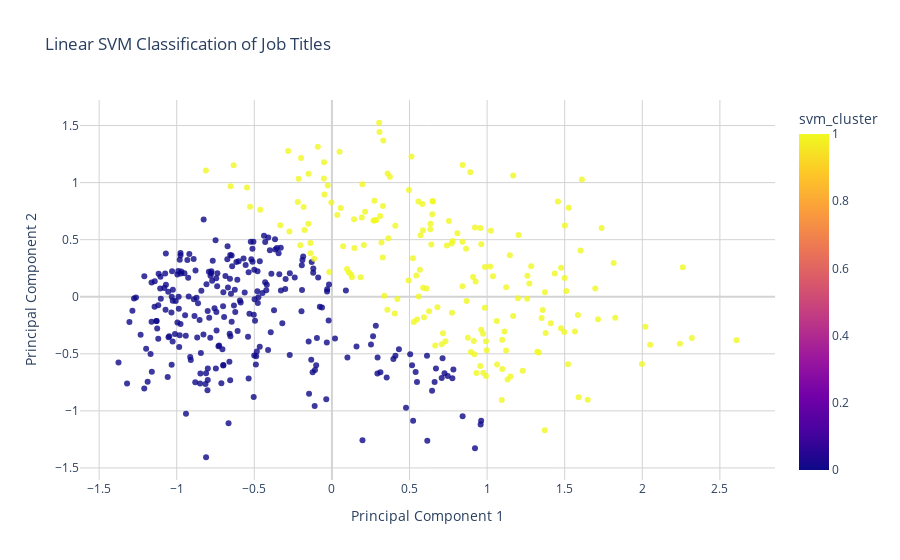

The notebook cell saved with this chart:
### Code cell
import pandas as pd
import numpy as np
from sklearn.svm import SVC
import plotly.express as px

# Assuming 'gendered_words' DataFrame is already defined with 'pc1', 'pc2', 'gender_binary', 'word'

# Prepare the data
X = gendered_words[['pc1', 'pc2']]
y = gendered_words['gender_binary']

# Train a linear SVM
svm = SVC(kernel='linear', C=1.0, random_state=42)
svm.fit(X, y)

# Predict the class labels
gendered_words['svm_cluster'] = svm.predict(X)

# Define a color map for the SVM clusters
svm_color_map = {0: '#87CEEB', 1: '#FFC0CB'}  # Blue for 0, Pink for 1

# Create the scatter plot for SVM classification
fig = px.scatter(gendered_words, 
                 x='pc1', 
                 y='pc2', 
                 color='svm_cluster',  # Use the 'svm_cluster' column for coloring
                 hover_name='word',
                 title='Linear SVM Classification of Job Titles',
                 labels={'pc1': 'Principal Component 1', 'pc2': 'Principal Component 2'},
                 color_discrete_map=svm_color_map,
                 opacity=0.8)  

# Update layout to improve the appearance
fig.update_layout(title='Linear SVM Classification of Job Titles',
                  xaxis_title='Principal Component 1',
                  yaxis_title='Principal Component 2',
                  plot_bgcolor='white',
                  paper_bgcolor='white',
                  hovermode='closest')

fig.update_layout(
    xaxis=dict(
        gridcolor='lightgray',
        zerolinecolor='lightgray'
    ),
    yaxis=dict(
        gridcolor='lightgray',
        zerolinecolor='lightgray'
    )
)

# Show the plot
fig.show()

print("Accuracy: ", svm.score(X, y))

### Figure 1 — Plotly figure (JSON) as saved in the notebook; plotly's stock layout.template omitted (floating-point values rounded to 4 significant figures; data arrays with more than 128 entries replaced by an {"elided": "..."} marker saying what was removed)
{"data": [{"hovertemplate": "<b>%{hovertext}</b><br><br>Principal Component 1=%{x}<br>Principal Component 2=%{y}<br>svm_cluster=%{marker.color}<extra></extra>", "hovertext": {"elided": "431 str values"}, "legendgroup": "", "marker": {"color": {"elided": "431 int values"}, "coloraxis": "coloraxis", "opacity": 0.8, "symbol": "circle"}, "mode": "markers", "name": "", "orientation": "v", "showlegend": false, "type": "scatter", "x": {"elided": "431 float values"}, "xaxis": "x", "y": {"elided": "431 float values"}, "yaxis": "y"}], "layout": {"coloraxis": {"colorbar": {"title": {"text": "svm_cluster"}}, "colorscale": [[0, "#0d0887"], [0.1111, "#46039f"], [0.2222, "#7201a8"], [0.3333, "#9c179e"], [0.4444, "#bd3786"], [0.5556, "#d8576b"], [0.6667, "#ed7953"], [0.7778, "#fb9f3a"], [0.8889, "#fdca26"], [1, "#f0f921"]]}, "hovermode": "closest", "legend": {"tracegroupgap": 0}, "paper_bgcolor": "white", "plot_bgcolor": "white", "title": {"text": "Linear SVM Classification of Job Titles"}, "xaxis": {"anchor": "y", "domain": [0, 1], "gridcolor": "lightgray", "title": {"text": "Principal Component 1"}, "zerolinecolor": "lightgray"}, "yaxis": {"anchor": "x", "domain": [0, 1], "gridcolor": "lightgray", "title": {"text": "Principal Component 2"}, "zerolinecolor": "lightgray"}}}
